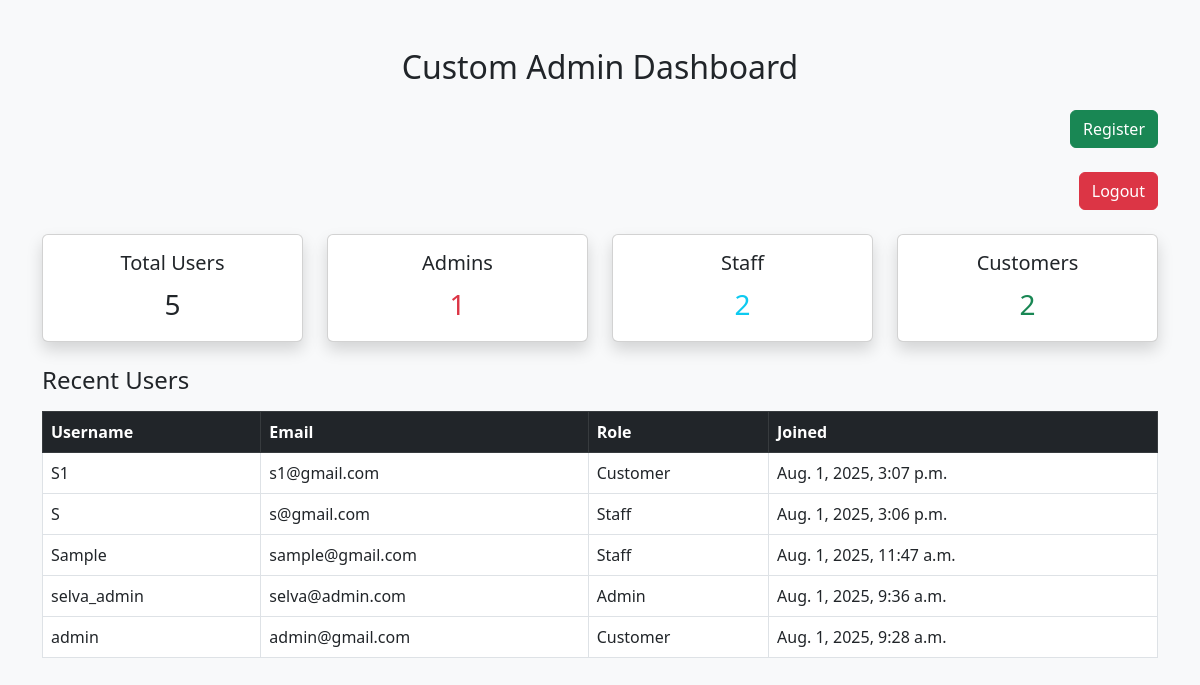
The app's page /auth/ (signed in) with its own data.
### accounts/models.py (models this page shows)
class User(AbstractUser):
    ROLE_CHOICES = (
        ('customer', 'Customer'),
        ('admin', 'Admin'),
        ('staff', 'Staff'),
    )
    role = models.CharField(max_length=10, choices=ROLE_CHOICES, default='customer')

### accounts/views.py (the view)
# urls.py: path('', accounts_views.custom_admin_dashboard, name='custom_admin'),
@login_required
@user_passes_test(is_admin_or_superuser)
def custom_admin_dashboard(request):
    context = {
        'total_users': User.objects.count(),
        'total_admins': User.objects.filter(role='admin').count(),
        'total_staff': User.objects.filter(role='staff').count(),
        'total_customers': User.objects.filter(role='customer').count(),
        'users': User.objects.all().order_by('-date_joined'),
    }
    return render(request, 'accounts/admin_dashboard.html', context)

### accounts/views.py (called while the page is built)
def is_admin_or_superuser(user):
    return user.is_authenticated and (user.is_superuser or user.role == 'admin')

### accounts/templates/accounts/admin_dashboard.html (shortened to what this page needs)
{% load static %}
<!DOCTYPE html>
<html lang="en">
<head>
    <link href="https://cdn.jsdelivr.net/npm/bootstrap@5.3.0/dist/css/bootstrap.min.css" rel="stylesheet">
</head>
<body class="bg-light">
    <div class="container py-5">
        <h2 class="mb-4 text-center">Custom Admin Dashboard</h2>
        <div class="text-end mb-4">
            <a href="{% url 'UserRegister' %}" class="btn btn-success">Register</a>
        </div>
        <div class="text-end mb-4">
            <a href="{% url 'UserLogout' %}" class="btn btn-danger">Logout</a>
        </div>
        <div class="row text-center mb-4">
            <div class="col-md-3">
                <div class="card shadow p-3">
                    <h5>Total Users</h5>
                    <span class="fs-3">{{ total_users }}</span>
                </div>
            </div>
            <div class="col-md-3">
                <div class="card shadow p-3">
                    <h5>Admins</h5>
                    <span class="fs-3 text-danger">{{ total_admins }}</span>
                </div>
            </div>
            <div class="col-md-3">
                <div class="card shadow p-3">
                    <h5>Staff</h5>
                    <span class="fs-3 text-info">{{ total_staff }}</span>
                </div>
            </div>
            <div class="col-md-3">
                <div class="card shadow p-3">
                    <h5>Customers</h5>
                    <span class="fs-3 text-success">{{ total_customers }}</span>
                </div>
            </div>
        </div>
        <h4 class="mb-3">Recent Users</h4>
        <table class="table table-bordered table-hover">
            <thead class="table-dark">
                <tr>
                    <th>Username</th>
                    <th>Email</th>
                    <th>Role</th>
                    <th>Joined</th>
                </tr>
            </thead>
            <tbody>
                {% for user in users %}
                <tr>
                    <td>{{ user.username }}</td>
                    <td>{{ user.email }}</td>
                    <td>{{ user.role|title }}</td>
                    <td>{{ user.date_joined }}</td>
                </tr>
                {% endfor %}
            </tbody>
        </table>
    </div>
</body>
</html>

### records on screen
User: username "S1", email "s1@gmail.com", role "Customer", date_joined "Aug. 1, 2025, 3:07 p.m."
User: username "S", email "s@gmail.com", role "Staff", date_joined "Aug. 1, 2025, 3:06 p.m."
User: username "Sample", email "sample@gmail.com", role "Staff", date_joined "Aug. 1, 2025, 11:47 a.m."
User: username "selva_admin", email "selva@admin.com", role "Admin", date_joined "Aug. 1, 2025, 9:36 a.m."
User: username "admin", email "admin@gmail.com", role "Customer", date_joined "Aug. 1, 2025, 9:28 a.m."

### other values on screen
{{ total_users }} "5"
{{ total_admins }} "1"
{{ total_staff }} "2"
{{ total_customers }} "2"
